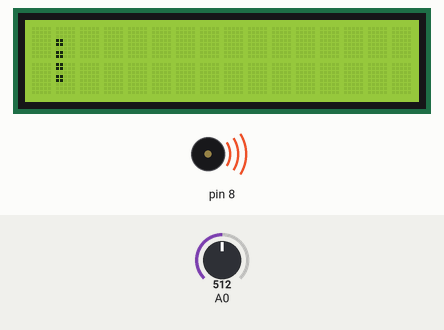
The sketch below on a simulated Arduino Uno, built with avr-gcc and run on an emulated ATmega328P. On the bench: 16×2 character LCD, buzzer (waves = sounding). Inputs (shaded band) come from the test bench; at power-on: A0 = 512. Random numbers use the default seed unless the sketch sets one.

Above: at 1.2 s.
1.3 s: A0 set to 486
At 2.2 s:
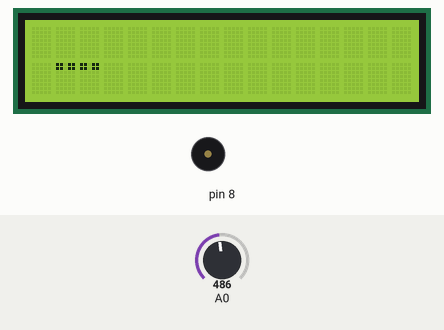
3.4 s: A0 set to 510
At 3.69 s:
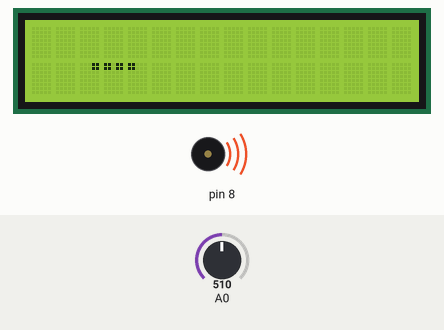
5.6 s: A0 set to 490
At 19.5 s:
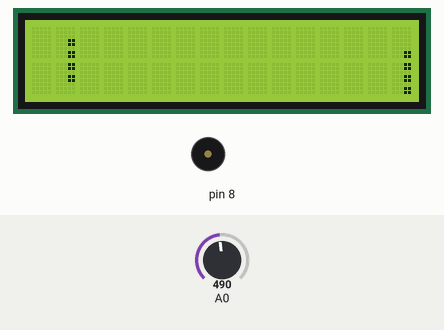
Timing chart, 0 to 19.8 s (numbered marks = the images above; inputs shaded):
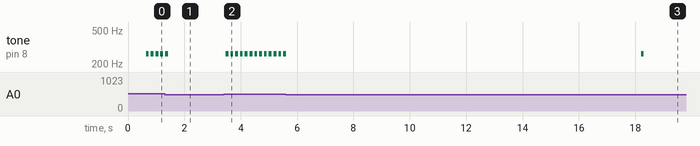

Measured:
- the behaviour switches between 505 and 504 on A0 (found by bisection; images 0 and 1)
- after the input at 3.4 s, tone on pin 8: alternates 262 Hz for 0.10 s and silent for 0.07 s, starting after 0.07 s
- what the display in image 1 shows lasts 0.4 s, from 2.0 s to 2.4 s
- what the display in image 3 shows lasts 0.5 s, from 19.1 s to 19.6 s

The sketch:

tetris_emo_mario1.ino
```cpp
#include <LiquidCrystal.h>

#define LEFT   1
#define RIGHT  2
#define DOWN   3
#define ROTATE 4

#define N_ROWS 32
#define N_COLS 6

#define N_LCD_CHAR 8

#define SOUND_NOTE 262
#define SOUND_DURATION 100

unsigned long curr_time;
unsigned long prev_time;

int score;
int base_pointer;

typedef char game_matrix[N_ROWS][N_COLS];

struct lcd_map
{
    int max;
    int lcd_char_map[N_LCD_CHAR];
};

game_matrix matrix;

LiquidCrystal lcd(12, 11, 5, 4, 3, 2);

// Check if the char in input is "empty" ( == ' ' )

int is_empty(char p)
{
    if (p == ' ')
        return 0;
    else
        return 1;
}

/* Point in 2-dimensional matrix */
struct point
{
    int x;
    int y;
};

//Tetromino piece
struct tetromino
{
    char type;

    struct point pos;
    int dir;

    struct point blocks[4];
} tetr;

int max_line = N_ROWS + 1;

struct tetromino start_pos[7];

//Draw the tetromino on the matrix of the game

void draw_tetromino(struct tetromino *tetr, char val)
{
    struct point bl;
    int i;

    for (i=0; i<4; i++)
    {
        bl = tetr->blocks[i];

        matrix[bl.x][bl.y] = val;
    }
}

// Move the tetromino.
int move(int mov, struct tetromino *tetr)
{
    int i;
    struct point temp[4]; // New position of blocks
    struct point pos; // New position of tetromino

    // Compute new blocks' positions
    switch(mov)
    {
        case LEFT:
            for (i=0; i<4; i++)
            {
                temp[i].x = tetr->blocks[i].x;
                temp[i].y = tetr->blocks[i].y - 1;
            }
            pos.x = tetr->pos.x;
            pos.y = tetr->pos.y - 1;

            break;
        case RIGHT:
            for (i=0; i<4; i++)
            {
                temp[i].x = tetr->blocks[i].x;
                temp[i].y = tetr->blocks[i].y + 1;
            }
            pos.x = tetr->pos.x;
            pos.y = tetr->pos.y + 1;

            break;
        case DOWN:
            for (i=0; i<4; i++)
            {
                temp[i].x = tetr->blocks[i].x + 1;
                temp[i].y = tetr->blocks[i].y;
            }
            pos.x = tetr->pos.x + 1;
            pos.y = tetr->pos.y;

            break;
        case ROTATE:
            for (i=0; i<4; i++)
            {
                temp[i].x = -(tetr->blocks[i].y - tetr->pos.y) + tetr->pos.x;
                temp[i].y = tetr->blocks[i].x - tetr->pos.x + tetr->pos.y;
            }
            pos.x = tetr->pos.x;
            pos.y = tetr->pos.y;

            break;
    }

    for (i=0; i<4; i++)
    {
        if (temp[i].x < 0  ||
            temp[i].x > base_pointer-1 ||
            temp[i].y < 0  ||
            temp[i].y > N_COLS-1)
                return 1;
    }

    // Move the tetromino
    draw_tetromino(tetr, ' ');

    // Check for collisions
    for (i=0; i<4; i++)
    {
        if (matrix[temp[i].x][temp[i].y] != ' ')
        {
            draw_tetromino(tetr, tetr->type);
            return 1;
        }
    }

    for (i=0; i<4; i++)
        tetr->blocks[i] = temp[i];

    tetr->pos = pos;

    if (mov == ROTATE)
        tetr->dir = (tetr->dir + 1) % 4;

    draw_tetromino(tetr, tetr->type);

    return 0;
}

// Search in the mapping table if the key is present
int find_mapping(struct lcd_map *mapping, byte key)
{
    int i;
    for (i=0; i < (mapping->max); i++)
        if (mapping->lcd_char_map[i] == key)
            return i;

    return -1;
}

//Insert the key into the mapping table
int insert_mapping(struct lcd_map *mapping, byte key)
{
    int pos = mapping->max;

    if (pos > N_LCD_CHAR-1) // Upper limit of array
        return -1;

    mapping->lcd_char_map[pos] = key;

    mapping->max = pos + 1;

    return pos;
}


 //Compose the key for the mapping table

byte compose_key(int i, int j)
{
    byte key = 0;

    key |= is_empty(matrix[i  ] [j+2]) << 5;
    key |= is_empty(matrix[i+1] [j+2]) << 4;
    key |= is_empty(matrix[i  ] [j+1]) << 3;
    key |= is_empty(matrix[i+1] [j+1]) << 2;
    key |= is_empty(matrix[i  ] [j]  ) << 1;
    key |= is_empty(matrix[i+1] [j]  );

    return key;
}


//  Create a new char for the LCD screen

void create_new_char(int i, int j, int index)
{
    byte bt_1 = B00000;
    byte bt_2 = B00000;
    byte bt_3 = B00000;

    bt_1 |= is_empty(matrix[i  ] [j+2]) << 4;
    bt_1 |= is_empty(matrix[i  ] [j+2]) << 3;
    bt_1 |= is_empty(matrix[i+1] [j+2]) << 1;
    bt_1 |= is_empty(matrix[i+1] [j+2]);

    bt_2 |= is_empty(matrix[i  ] [j+1]) << 4;
    bt_2 |= is_empty(matrix[i  ] [j+1]) << 3;
    bt_2 |= is_empty(matrix[i+1] [j+1]) << 1;
    bt_2 |= is_empty(matrix[i+1] [j+1]);

    bt_3 |= is_empty(matrix[i  ] [j]  ) << 4;
    bt_3 |= is_empty(matrix[i  ] [j]  ) << 3;
    bt_3 |= is_empty(matrix[i+1] [j]  ) << 1;
    bt_3 |= is_empty(matrix[i+1] [j]  );

    byte new_char[8] =
        {
            bt_1,
            bt_1,
            B00000,
            bt_2,
            bt_2,
            B00000,
            bt_3,
            bt_3
        };

    lcd.createChar(index, new_char);

    return;
}

//Draw the matrix on Arduino's LCD
void print_to_lcd()
{
    struct lcd_map lcd_char_map;
    lcd_char_map.max = 0;

    byte key = 0;
    int index, i, j;


    // Create custom LCD's characters
    for (i=0; i<base_pointer; i+=2)
        for (j=0; j<N_COLS; j+=3)
        {
            key = compose_key(i, j);

            if (key == 0)
                continue;

            index = find_mapping(&lcd_char_map, key);

            if (index == -1)
            {
                index = insert_mapping(&lcd_char_map, key);
                create_new_char(i, j, index);
            }
        }

    lcd.begin(16, 2);

    // Print the characters on LCD screen
    for (j=N_COLS-3; j>=0; j-=3)
    {
        for (i=0; i<N_ROWS; i+=2)
        {
            if (i >= base_pointer)
            {
                lcd.write("$");
                continue;
            }

            key = compose_key(i, j);

            if (key == 0)
            {
                lcd.write(" ");
                continue;
            }


            index = find_mapping(&lcd_char_map, key);

            lcd.write(byte(index));
        }

        lcd.setCursor(0, 1);
    }
}


 //Add a new tetromino on the game

int add_new_tetromino(int foo)
{
    tetr.blocks[0].x = start_pos[foo].blocks[0].x;
    tetr.blocks[0].y = start_pos[foo].blocks[0].y;
    tetr.blocks[1].x = start_pos[foo].blocks[1].x;
    tetr.blocks[1].y = start_pos[foo].blocks[1].y;
    tetr.blocks[2].x = start_pos[foo].blocks[2].x;
    tetr.blocks[2].y = start_pos[foo].blocks[2].y;
    tetr.blocks[3].x = start_pos[foo].blocks[3].x;
    tetr.blocks[3].y = start_pos[foo].blocks[3].y;

    tetr.dir = start_pos[foo].dir;
    tetr.type = start_pos[foo].type;
    tetr.pos.x = start_pos[foo].pos.x;
    tetr.pos.y = start_pos[foo].pos.y;

    // Check space
    if (matrix[tetr.blocks[0].x][tetr.blocks[0].y] != ' ' ||
        matrix[tetr.blocks[1].x][tetr.blocks[1].y] != ' ' ||
        matrix[tetr.blocks[2].x][tetr.blocks[2].y] != ' ' ||
        matrix[tetr.blocks[3].x][tetr.blocks[3].y] != ' ')

        return 1;
    else
        return 0;
}

/*
 * Arduino's setup() function.
 */
void setup()
{
    int i, j, mvm, foo;
    char cmd;

    score = 0;
    base_pointer = N_ROWS;

    randomSeed(millis());

    // initial positions of the tetrominoes

    // I-block
    start_pos[0].type = 'I';
    start_pos[0].pos.x = 1;
    start_pos[0].pos.y = 2;
    start_pos[0].dir = 0;
    start_pos[0].blocks[0].x = 1;
    start_pos[0].blocks[0].y = 1;
    start_pos[0].blocks[1].x = 1;
    start_pos[0].blocks[1].y = 2;
    start_pos[0].blocks[2].x = 1;
    start_pos[0].blocks[2].y = 3;
    start_pos[0].blocks[3].x = 1;
    start_pos[0].blocks[3].y = 4;

    // J-block
    start_pos[1].type = 'J';
    start_pos[1].pos.x = 1;
    start_pos[1].pos.y = 3;
    start_pos[1].dir = 0;
    start_pos[1].blocks[0].x = 0;
    start_pos[1].blocks[0].y = 2;
    start_pos[1].blocks[1].x = 1;
    start_pos[1].blocks[1].y = 2;
    start_pos[1].blocks[2].x = 1;
    start_pos[1].blocks[2].y = 3;
    start_pos[1].blocks[3].x = 1;
    start_pos[1].blocks[3].y = 4;

    // L-block
    start_pos[2].type = 'L';
    start_pos[2].pos.x = 1;
    start_pos[2].pos.y = 3;
    start_pos[2].dir = 0;
    start_pos[2].blocks[0].x = 1;
    start_pos[2].blocks[0].y = 2;
    start_pos[2].blocks[1].x = 1;
    start_pos[2].blocks[1].y = 3;
    start_pos[2].blocks[2].x = 1;
    start_pos[2].blocks[2].y = 4;
    start_pos[2].blocks[3].x = 0;
    start_pos[2].blocks[3].y = 4;

    //O-block
    start_pos[3].type = 'O';
    start_pos[3].pos.x = 1;
    start_pos[3].pos.y = 3;
    start_pos[3].dir = 0;
    start_pos[3].blocks[0].x = 0;
    start_pos[3].blocks[0].y = 2;
    start_pos[3].blocks[1].x = 0;
    start_pos[3].blocks[1].y = 3;
    start_pos[3].blocks[2].x = 1;
    start_pos[3].blocks[2].y = 2;
    start_pos[3].blocks[3].x = 1;
    start_pos[3].blocks[3].y = 3;

    //S-block
    start_pos[4].type = 'S';
    start_pos[4].pos.x = 1;
    start_pos[4].pos.y = 3;
    start_pos[4].dir = 0;
    start_pos[4].blocks[0].x = 1;
    start_pos[4].blocks[0].y = 2;
    start_pos[4].blocks[1].x = 1;
    start_pos[4].blocks[1].y = 3;
    start_pos[4].blocks[2].x = 0;
    start_pos[4].blocks[2].y = 3;
    start_pos[4].blocks[3].x = 0;
    start_pos[4].blocks[3].y = 4;

    //T Block
    start_pos[5].type = 'T';
    start_pos[5].pos.x = 1;
    start_pos[5].pos.y = 3;
    start_pos[5].dir = 0;
    start_pos[5].blocks[0].x = 0;
    start_pos[5].blocks[0].y = 3;
    start_pos[5].blocks[1].x = 1;
    start_pos[5].blocks[1].y = 2;
    start_pos[5].blocks[2].x = 1;
    start_pos[5].blocks[2].y = 3;
    start_pos[5].blocks[3].x = 1;
    start_pos[5].blocks[3].y = 4;

    //Z-block
    start_pos[6].type = 'Z';
    start_pos[6].pos.x = 1;
    start_pos[6].pos.y = 3;
    start_pos[6].dir = 0;
    start_pos[6].blocks[0].x = 0;
    start_pos[6].blocks[0].y = 2;
    start_pos[6].blocks[1].x = 0;
    start_pos[6].blocks[1].y = 3;
    start_pos[6].blocks[2].x = 1;
    start_pos[6].blocks[2].y = 3;
    start_pos[6].blocks[3].x = 1;
    start_pos[6].blocks[3].y = 4;

    for (i=0; i<N_ROWS; i++)
        for (j=0; j<N_COLS; j++)
            matrix[i][j] = ' ';

    prev_time = millis();

    add_new_tetromino(random(7));

    draw_tetromino(&tetr, tetr.type);

    print_to_lcd();
}

//Return the first full row found

int find_full_rows()
{
    int i, j;
    int flag;

    for (i = base_pointer-1; i>=0; i--)
    {
        flag = 0;

        for (j=0; j<N_COLS; j++)
            if (matrix[i][j] == ' ')
                flag = 1;

        if (flag == 0)
            return i;
    }

    return -1;
}

// Erase a row

void mode_down_rows(int row)
{
    int i, j;

    for (i=row; i>0; i--)
        for (j=0; j<N_COLS; j++)
            matrix[i][j] = matrix[i-1][j];

    matrix[0][0] = ' ';
    matrix[0][1] = ' ';
    matrix[0][2] = ' ';
    matrix[0][3] = ' ';
}

// Arduino's loop() function

void loop()
{
    int foo, ret, ret_mov;
    int mov = 0;
    int row_index;

    int i, j;
    int flag = 0;

    curr_time = millis();
    int key_val = analogRead(A0);

    // Check input
    if (key_val == 1023) // left
        mov = LEFT;
    else if (key_val >= 990 && key_val <= 1010) // right
        mov = RIGHT;
    else if (key_val >= 505 && key_val <= 515) // rotate
        mov = ROTATE;

    // Move/rotate the piece
    if (mov != 0)
    {
        ret = move(mov, &tetr);
        if (ret == 0)
        {
            draw_tetromino(&tetr, tetr.type);
            print_to_lcd();
            tone(8, SOUND_NOTE, SOUND_DURATION);
            delay(100);
            return;
        }
    }

    // Move down the piece
    curr_time = millis();
    if (curr_time - prev_time > 500)
    {
        prev_time = curr_time;

        if ((ret_mov = move(DOWN, &tetr)) == 1) // piece has reached the bottom
        {
            while ((row_index = find_full_rows()) != -1)
            {
                mode_down_rows(row_index);

                score += 10;
            }

            // Apply the rule
            for (i=0; i<base_pointer;i++)
            {
                for (j=0; j<N_COLS; j++)
                    if (matrix[i][j] != ' ')
                    {
                        flag = 1;

                        if (base_pointer - i > 4)
                        {
                            base_pointer -= (base_pointer - i - 4);

                            if (base_pointer % 2 != 0)
                                base_pointer -= 1;
                        }

                        break;
                    }

                if (flag == 1)
                    break;
            }

            ret = add_new_tetromino(random(7));

            if (ret != 0)
            {
                // print score
                lcd.clear();
                lcd.print("Score: " );
                lcd.print(score);

                while(1)
                    ;
            }

            draw_tetromino(&tetr, tetr.type);
        }

        print_to_lcd();

        if (ret_mov == 1)
            tone(8, SOUND_NOTE, SOUND_DURATION);
    }
}
```
